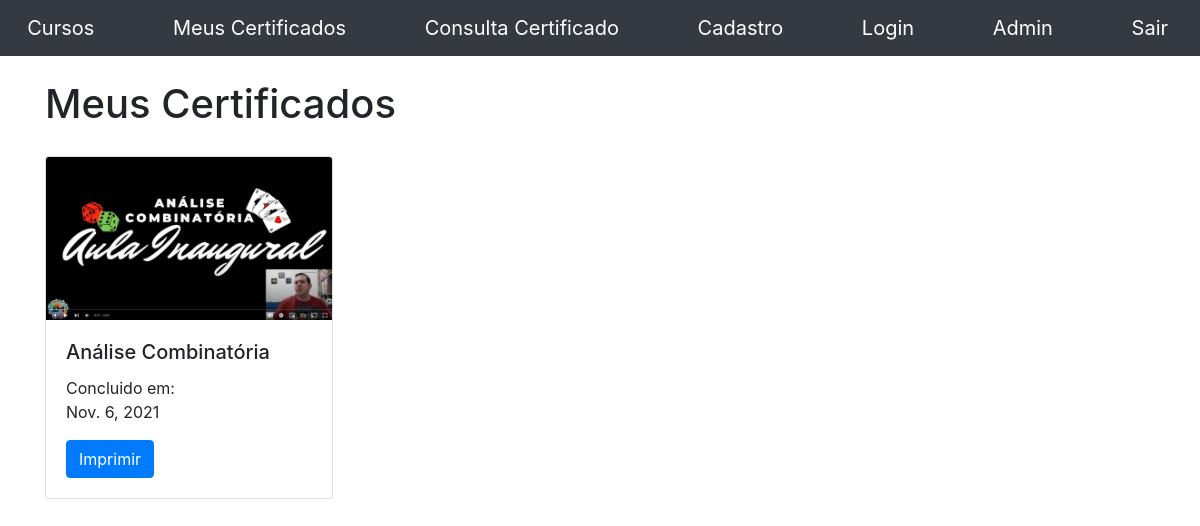
The app's page /certificate/my_certificates/ (signed in), older data.
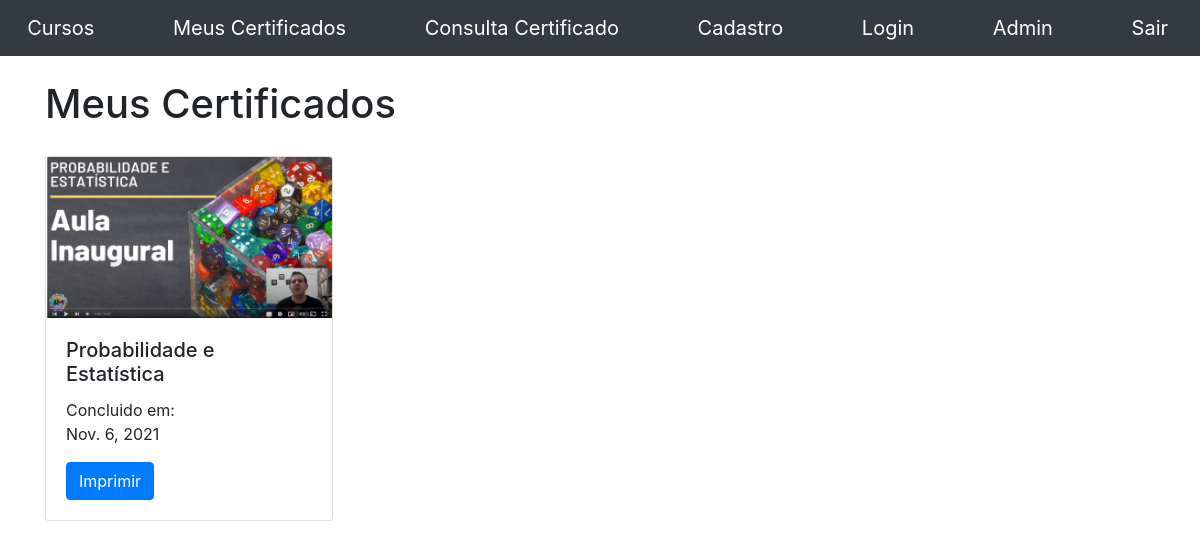
The same page, newer data.
### certificate/models.py (models this page shows)
class Certificate(models.Model):
    created_date = models.DateField(auto_now_add=True)
    authentication_key = models.CharField(
        max_length = 100,
        blank=True,
        editable=False,
        unique=True,
        default=create_authentication_key
    )
    student = models.ForeignKey(Student, on_delete=models.CASCADE)
    course = models.ForeignKey(Course, on_delete=models.CASCADE)
    carga_horaria = IntegerField()

### course/models.py (models this page shows)
class Course(models.Model):
    nome = models.CharField(max_length = 100)
    descricao = models.TextField()
    thumb = models.ImageField(upload_to = "courses_images")
    url = models.URLField()
    carga_horaria = models.IntegerField()
    def __str__(self) -> str:
        return self.nome

### certificate/views.py (the view)
# urls.py: path('my_certificates/', views.my_certificates, name = 'my_certificates'),
def my_certificates(request):
    if request.session.get('student'):
        student = request.session.get('student')
        certificate = Certificate.objects.filter(student = student)
        return render(request, 'my_certificates.html', {'certificate': certificate, 'student': student})
    else:
        return redirect('/auth/signin?status=2')

### certificate/templates/my_certificates.html (shortened to what this page needs)
{% extends 'base.html'%}
{% block 'body' %}
<div class="container">
  <br>
  <h1>Meus Certificados</h1>
  <div class="row">
      {% for i in certificate %}
          <div style="margin-top: 20px;" class="col-md">
              <div class="card" style="width: 18rem;">
                  <img class="card-img-top" src="{{i.course.thumb.url}}" alt="Card image cap">
                  <div class="card-body">
                    <h5 class="card-title">{{i.course}}</h5>
                    <p class="card-text">Concluido em:<br>{{i.created_date}}</p>
                    <a href="print_certificate?id={{i.course.id}}" class="btn btn-primary">Imprimir</a>
                  </div>
                </div>
          </div>
      {% endfor %}
  </div>
</div>
{% endblock %}

### templates/base.html (shortened to what this page needs)
<!doctype html>
<html lang="pt-BR">
<head>
    <link rel="stylesheet" href="https://cdn.jsdelivr.net/npm/bootstrap@4.6.0/dist/css/bootstrap.min.css">
</head>
<body>
    <nav class="navbar navbar-dark bg-dark">
        <a class="navbar-brand" href="/home/">&nbsp&nbspCursos </a>
        <a class="navbar-brand" href="/certificate/my_certificates/">&nbsp&nbspMeus Certificados</a>
        <a class="navbar-brand" href="/certificate/">&nbsp&nbspConsulta Certificado</a>
        {% if '1' == '1'%}
            <a class="navbar-brand" href="/auth/signup/">&nbsp&nbspCadastro</a>
            <a class="navbar-brand" href="/auth/signin/">&nbsp&nbspLogin</a>
        {% endif %}
        <a class="navbar-brand" href="/admin">&nbsp&nbspAdmin</a>
        <a class="navbar-brand" href="/auth/exit/">&nbsp&nbspSair</a>
    </nav>
    {% block 'body'%}{% endblock %}
</body>
</html>

Row changes from the older to the newer data that the page shows:
removed Certificate: course.thumb (picture), course "Análise Combinatória", created_date "Nov. 6, 2021"
added Certificate: course.thumb (picture), course "Probabilidade e Estatística", created_date "Nov. 6, 2021"
